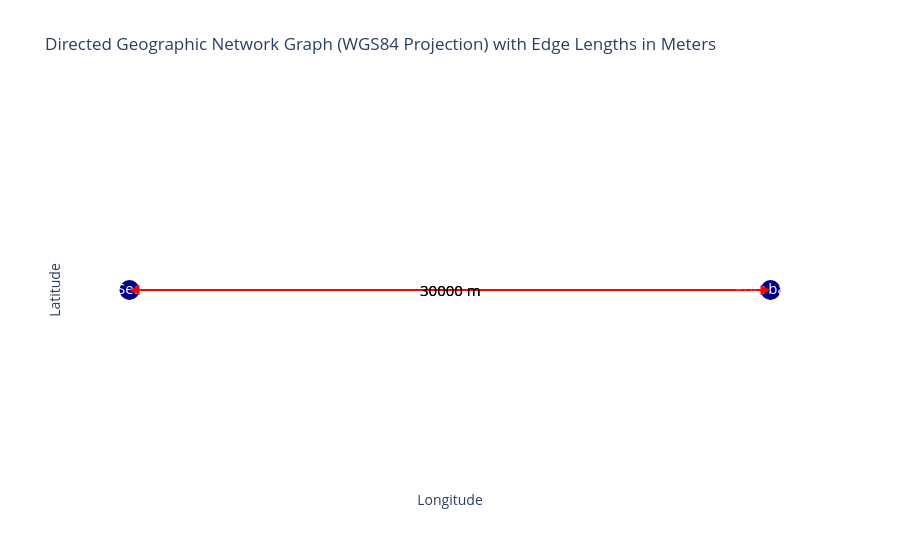

This figure's notebook cell:
### Code cell
graph.plot()

### Figure 1 — Plotly figure (JSON) as saved in the notebook; plotly's stock layout.template omitted (floating-point values rounded to 4 significant figures)
{"data": [{"hoverinfo": "none", "line": {"color": "red", "width": 2}, "mode": "lines", "type": "scatter", "x": [0, 0.2695], "y": [0, 0]}, {"hoverinfo": "none", "line": {"color": "red", "width": 2}, "mode": "lines", "type": "scatter", "x": [0.2695, 0], "y": [0, 0]}, {"hoverinfo": "text", "marker": {"color": "darkblue", "size": 20}, "mode": "markers+text", "text": ["Sea", "Port basin"], "textfont": {"color": "white", "size": 15}, "textposition": "middle center", "type": "scatter", "x": [0, 0.2695], "y": [0, 0]}], "layout": {"annotations": [{"arrowcolor": "red", "arrowhead": 2, "arrowsize": 2, "arrowwidth": 1, "ax": 0, "axref": "x", "ay": 0, "ayref": "y", "showarrow": true, "x": 0.2695, "xref": "x", "y": 0, "yref": "y"}, {"arrowcolor": "red", "arrowhead": 2, "arrowsize": 2, "arrowwidth": 1, "ax": 0.2695, "axref": "x", "ay": 0, "ayref": "y", "showarrow": true, "x": 0, "xref": "x", "y": 0, "yref": "y"}, {"font": {"color": "black", "size": 15}, "showarrow": false, "text": "30000 m", "x": 0.1347, "y": 0}, {"font": {"color": "black", "size": 15}, "showarrow": false, "text": "30000 m", "x": 0.1347, "y": 0}], "plot_bgcolor": "white", "showlegend": false, "title": {"text": "Directed Geographic Network Graph (WGS84 Projection) with Edge Lengths in Meters"}, "xaxis": {"showgrid": false, "showticklabels": false, "title": {"text": "Longitude"}, "zeroline": false}, "yaxis": {"showgrid": false, "showticklabels": false, "title": {"text": "Latitude"}, "zeroline": false}}}
